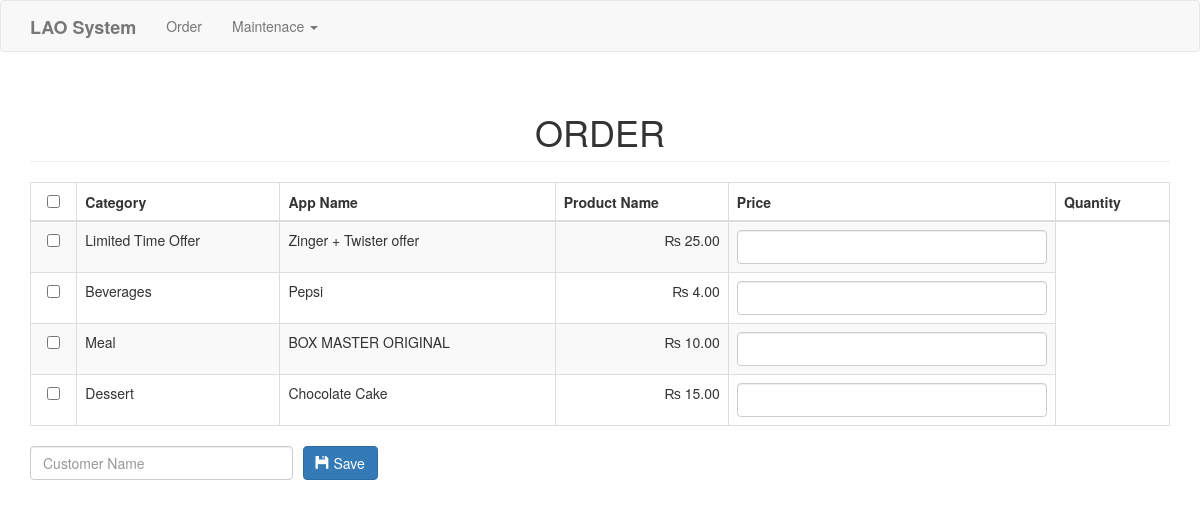
/ordersimple/order.php, run on the app's committed database.
### tables this page shows
CREATE TABLE `product` (
  `productid` int(11) NOT NULL,
  `categoryid` int(1) NOT NULL,
  `productname` varchar(30) NOT NULL,
  `price` double NOT NULL,
  `photo` varchar(150) NOT NULL
);

CREATE TABLE `category` (
  `categoryid` int(11) NOT NULL,
  `catname` varchar(30) NOT NULL
);

### ordersimple/order.php (the view, shortened to what this page needs)
<?php include('header.php'); ?>
<body>
<?php include('navbar.php'); ?>
<div class="container">
	<h1 class="page-header text-center">ORDER</h1>
	<form method="POST" action="purchase.php">
		<table class="table table-striped table-bordered">
			<thead>
				<th class="text-center"><input type="checkbox" id="checkAll"></th>
				<th>Category</th>
				<th>App Name </th>
				<th>Product Name</th>
				<th>Price</th>
				<th>Quantity</th>
			</thead>
			<tbody>
				<?php
					$sql="select * from product left join category on category.categoryid=product.categoryid order by product.categoryid asc, productname asc";
					$query=$conn->query($sql);
					$iterate=0;
					while($row=$query->fetch_array()){
						?>
						<tr>
							<td class="text-center"><input type="checkbox" value="<?php echo $row['productid']; ?>||<?php echo $iterate; ?>" name="productid[]" style=""></td>
							<td><?php echo $row['catname']; ?></td>
							<td><?php echo $row['productname']; ?></td>
							<td class="text-right">&#x20A8; <?php echo number_format($row['price'], 2); ?></td>
							<td><input type="text" class="form-control" name="quantity_<?php echo $iterate; ?>"></td>
						</tr>
						<?php
						$iterate++;
					}
				?>
			</tbody>
		</table>
		<div class="row">
			<div class="col-md-3">
				<input type="text" name="customer" class="form-control" placeholder="Customer Name" required>
			</div>
			<div class="col-md-2" style="margin-left:-20px;">
				<button type="submit" class="btn btn-primary"><span class="glyphicon glyphicon-floppy-disk"></span> Save</button>
			</div>
		</div>
	</form>
</div>
</body>
</html>

### ordersimple/header.php (shortened to what this page needs)
<!DOCTYPE html>
<html>
<head>
	<link rel="stylesheet" href="https://maxcdn.bootstrapcdn.com/bootstrap/3.3.7/css/bootstrap.min.css">
</head>

### ordersimple/navbar.php (shortened to what this page needs)
<nav class="navbar navbar-default">
  <div class="container">
    <div class="navbar-header">
      <a class="navbar-brand" href="index.php"><b>LAO System</b></a>
    </div>
    <div class="collapse navbar-collapse" id="bs-example-navbar-collapse-1">
      <ul class="nav navbar-nav">
        <li><a href="sales.php">Order</a></li>
        <li>
          <a href="#" class="dropdown-toggle" data-toggle="dropdown" role="button" aria-haspopup="true" aria-expanded="false">Maintenace <span class="caret"></span></a>
        </li>
      </ul>
    </div>
  </div>
</nav>

### data on the page
product: categoryid.catname "Limited Time Offer", productname "Zinger + Twister offer", price "25.00"
product: categoryid.catname "Beverages", productname "Pepsi", price "4.00"
product: categoryid.catname "Meal", productname "BOX MASTER ORIGINAL", price "10.00"
product: categoryid.catname "Dessert", productname "Chocolate Cake", price "15.00"
